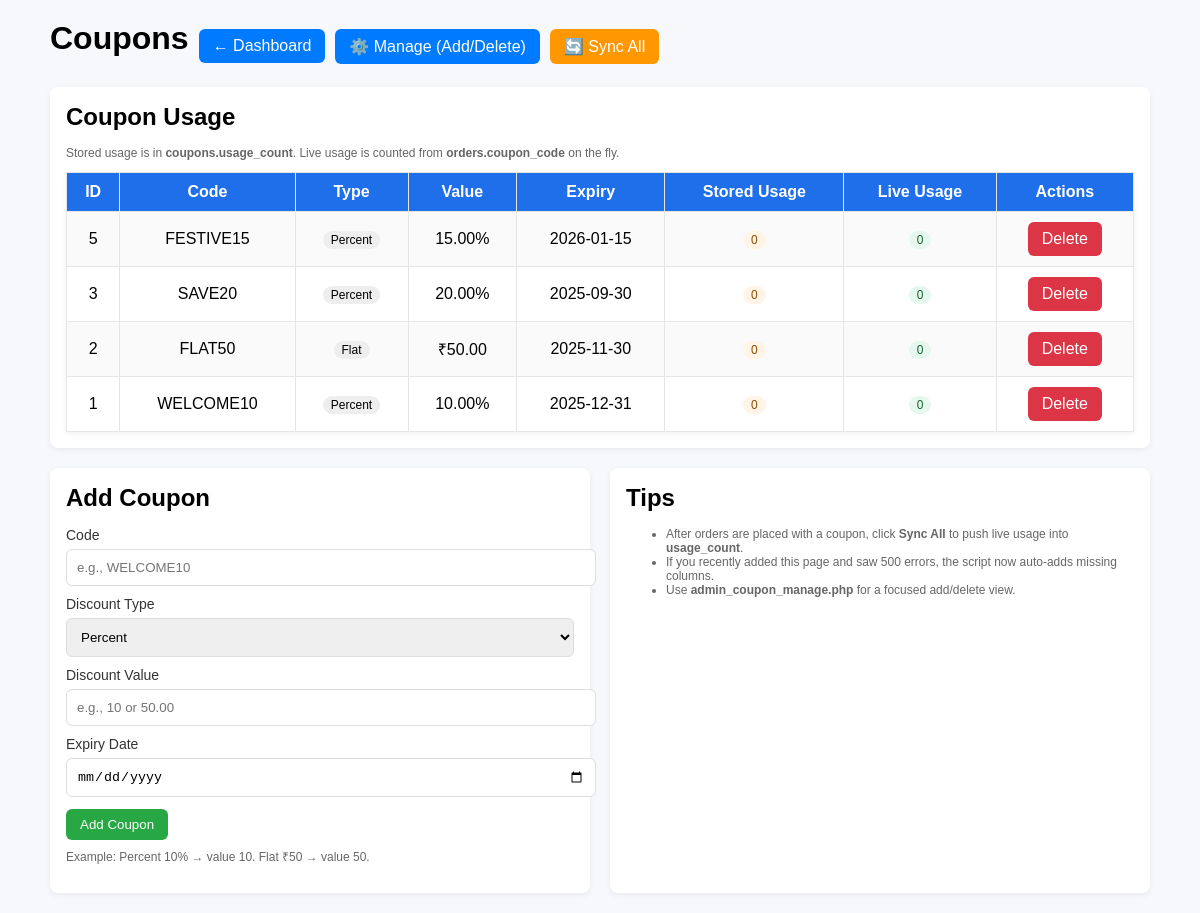
The page /admin_coupon.php (signed in) on the database its author committed.
### tables this page shows
CREATE TABLE `coupons` (
  `id` int(11) NOT NULL,
  `code` varchar(50) NOT NULL,
  `discount_type` enum('percent','flat') NOT NULL,
  `discount_value` decimal(10,2) NOT NULL,
  `expiry_date` date DEFAULT NULL,
  `created_at` timestamp NOT NULL DEFAULT current_timestamp(),
  `usage_count` int(11) DEFAULT 0
);

### admin_coupon.php (the view, shortened to what this page needs)
<?php
include 'db.php';
function columnExists(mysqli $conn, string $table, string $column): bool {
    $table = $conn->real_escape_string($table);
    $column = $conn->real_escape_string($column);
    $res = $conn->query("SHOW COLUMNS FROM `$table` LIKE '$column'");
    return $res && $res->num_rows > 0;
}
$ordersHasCoupon = columnExists($conn, 'orders', 'coupon_code');
if ($ordersHasCoupon) {
    $sql = "
        SELECT c.id, c.code, c.discount_type, c.discount_value, c.expiry_date, c.usage_count,
               COALESCE(o.cnt, 0) AS live_usage
        FROM coupons c
        LEFT JOIN (
            SELECT coupon_code, COUNT(*) AS cnt
            FROM orders
            WHERE coupon_code IS NOT NULL AND coupon_code <> ''
            GROUP BY coupon_code
        ) o ON o.coupon_code = c.code
        ORDER BY c.id DESC
    ";
}
$coupons = $conn->query($sql);
?>
<!DOCTYPE html>
<html>
<head>
</head>
<body>
<div class="wrap">
    <div class="topbar">
        <h1>Coupons</h1>
        <a class="btn btn-nav" href="admin_dashboard.php">← Dashboard</a>
        <a class="btn btn-nav" href="admin_coupon_manage.php">⚙️ Manage (Add/Delete)</a>
        <a class="btn btn-sync" href="?sync_all=1" onclick="return confirm('Sync usage_count from live orders for all coupons?')">🔄 Sync All</a>
    </div>
    <div class="card">
        <h2>Coupon Usage</h2>
        <p class="muted">Stored usage is in <b>coupons.usage_count</b>. Live usage is counted from <b>orders.coupon_code</b> on the fly.</p>
        <table>
            <tr>
                <th>ID</th>
                <th>Code</th>
                <th>Type</th>
                <th>Value</th>
                <th>Expiry</th>
                <th>Stored Usage</th>
                <th>Live Usage</th>
                <th>Actions</th>
            </tr>
            <?php if ($coupons->num_rows > 0): ?>
                <?php while ($c = $coupons->fetch_assoc()): ?>
                    <tr>
                        <td><?= (int)$c['id'] ?></td>
                        <td><?= htmlspecialchars($c['code']) ?></td>
                        <td><span class="badge"><?= htmlspecialchars(ucfirst($c['discount_type'])) ?></span></td>
                        <td>
                            <?php
                                if ($c['discount_type'] === 'percent') {
                                    echo htmlspecialchars($c['discount_value']) . '%';
                                } else {
                                    echo '₹' . htmlspecialchars(number_format($c['discount_value'], 2));
                                }
                            ?>
                        </td>
                        <td><?= htmlspecialchars($c['expiry_date']) ?></td>
                        <td><span class="badge orange"><?= (int)$c['usage_count'] ?></span></td>
                        <td><span class="badge green"><?= (int)$c['live_usage'] ?></span></td>
                        <td>
                            <a class="btn btn-del" href="?delete=<?= (int)$c['id'] ?>" onclick="return confirm('Delete coupon <?= htmlspecialchars($c['code']) ?>?')">Delete</a>
                        </td>
                    </tr>
                <?php endwhile; ?>
            <?php else: ?>
                <tr><td colspan="8">No coupons found.</td></tr>
            <?php endif; ?>
        </table>
    </div>
    <div class="grid">
        <div class="card">
            <h2>Add Coupon</h2>
            <form method="post">
                <label>Code</label>
                <input type="text" name="code" required placeholder="e.g., WELCOME10">
                <label style="margin-top:10px;">Discount Type</label>
                <select name="discount_type" required>
                    <option value="percent">Percent</option>
                </select>
                <label style="margin-top:10px;">Discount Value</label>
                <input type="number" step="0.01" name="discount_value" required placeholder="e.g., 10 or 50.00">
                <label style="margin-top:10px;">Expiry Date</label>
                <input type="date" name="expiry_date" required>
                <div style="margin-top:12px;">
                    <button type="submit" name="add_coupon" class="btn btn-add">Add Coupon</button>
                </div>
            </form>
            <p class="muted" style="margin-top:8px;">Example: Percent 10% → value 10. Flat ₹50 → value 50.</p>
        </div>
        <div class="card">
            <h2>Tips</h2>
            <ul class="muted">
                <li>After orders are placed with a coupon, click <b>Sync All</b> to push live usage into <b>usage_count</b>.</li>
                <li>If you recently added this page and saw 500 errors, the script now auto-adds missing columns.</li>
                <li>Use <b>admin_coupon_manage.php</b> for a focused add/delete view.</li>
            </ul>
        </div>
    </div>
</div>
</body>
</html>

### admin_coupon.php (style rules this page uses)
body { font-family:Arial, sans-serif; margin:20px; background:#f7f8fb; }
h1, h2 { margin:0 0 15px; }
.topbar { display:flex; gap:10px; align-items:center; margin-bottom:15px; }
.btn { display:inline-block; padding:8px 14px; border:none; border-radius:6px; text-decoration:none; cursor:pointer; }
.btn-sync { background:#ff9800; color:#fff; }
.btn-del { background:#dc3545; color:#fff; }
.btn-add { background:#28a745; color:#fff; }
.btn-nav { background:#007bff; color:#fff; }
table { width:100%; border-collapse:collapse; background:#fff; box-shadow:0 2px 6px rgba(0,0,0,0.06); }
th, td { padding:10px; border:1px solid #e6e6e6; text-align:center; }
th { background:#1f6feb; color:#fff; }
tr:nth-child(even) { background:#fafafa; }
.wrap { max-width:1100px; margin:0 auto; }
.grid { display:grid; grid-template-columns: 1fr 1fr; gap:20px; margin-top:20px; }
.card { background:#fff; padding:16px; border-radius:8px; box-shadow:0 2px 6px rgba(0,0,0,0.06); }
input, select { width:100%; padding:10px; border:1px solid #ddd; border-radius:6px; }
label { font-size:14px; color:#333; display:block; margin-bottom:6px; }
.muted { color:#666; font-size:12px; }
.badge { display:inline-block; padding:2px 8px; border-radius:999px; font-size:12px; background:#eee; }
.green { background:#e6f7ed; color:#166534; }
.orange { background:#fff4e5; color:#8a4b00; }

### rows shown on the page
coupons: id "5", code "FESTIVE15", discount_type "Percent", discount_value "15.00", expiry_date "2026-01-15", usage_count "0", live_usage "0"
coupons: id "3", code "SAVE20", discount_type "Percent", discount_value "20.00", expiry_date "2025-09-30", usage_count "0", live_usage "0"
coupons: id "2", code "FLAT50", discount_type "Flat", discount_value "50.00", expiry_date "2025-11-30", usage_count "0", live_usage "0"
coupons: id "1", code "WELCOME10", discount_type "Percent", discount_value "10.00", expiry_date "2025-12-31", usage_count "0", live_usage "0"
